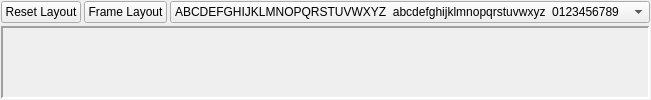
           <widget class="QWidget" name="preview_tab">
            <attribute name="title">
             <string>Preview</string>
            </attribute>
            <layout class="QVBoxLayout" name="verticalLayout_3">
             <property name="spacing">
              <number>3</number>
             </property>
             <property name="margin">
              <number>1</number>
             </property>
             <item>
              <layout class="QHBoxLayout" name="horizontalLayout_2">
               <property name="spacing">
                <number>3</number>
               </property>
               <item>
                <widget class="QPushButton" name="layout_reset_button">
                 <property name="sizePolicy">
                  <sizepolicy hsizetype="Minimum" vsizetype="Fixed">
                   <horstretch>1</horstretch>
                   <verstretch>0</verstretch>
                  </sizepolicy>
                 </property>
                 <property name="focusPolicy">
                  <enum>Qt::ClickFocus</enum>
                 </property>
                 <property name="text">
                  <string>Reset Layout</string>
                 </property>
                </widget>
               </item>
               <item>
                <widget class="QPushButton" name="frame_layout_button">
                 <property name="sizePolicy">
                  <sizepolicy hsizetype="Minimum" vsizetype="Fixed">
                   <horstretch>1</horstretch>
                   <verstretch>0</verstretch>
                  </sizepolicy>
                 </property>
                 <property name="text">
                  <string>Frame Layout</string>
                 </property>
                </widget>
               </item>
               <item>
                <widget class="QComboBox" name="layout_combo">
                 <property name="sizePolicy">
                  <sizepolicy hsizetype="Preferred" vsizetype="Fixed">
                   <horstretch>5</horstretch>
                   <verstretch>0</verstretch>
                  </sizepolicy>
                 </property>
                 <property name="focusPolicy">
                  <enum>Qt::ClickFocus</enum>
                 </property>
                 <property name="frame">
                  <bool>true</bool>
                 </property>
                 <item>
                  <property name="text">
                   <string>ABCDEFGHIJKLMNOPQRSTUVWXYZ  abcdefghijklmnopqrstuvwxyz  0123456789</string>
                  </property>
                 </item>
                 <item>
                  <property name="text">
                   <string>Both fickle dwarves jinx my pig quiz</string>
                  </property>
                 </item>
                 <item>
                  <property name="text">
                   <string>The five boxing wizards jump quickly</string>
                  </property>
                 </item>
                 <item>
                  <property name="text">
                   <string>Fix problem quickly with galvanized jets</string>
                  </property>
                 </item>
                 <item>
                  <property name="text">
                   <string>Cozy sphinx waves quart jug of bad milk</string>
                  </property>
                 </item>
                 <item>
                  <property name="text">
                   <string>The quick brown fox jumps over the lazy dog</string>
                  </property>
                 </item>
                 <item>
                  <property name="text">
                   <string>Pack my red box with five dozen quality jugs</string>
                  </property>
                 </item>
                 <item>
                  <property name="text">
                   <string>Amazingly few discotheques provide jukeboxes</string>
                  </property>
                 </item>
                 <item>
                  <property name="text">
                   <string>Painful zombies quickly watch a jinxed graveyard</string>
                  </property>
                 </item>
                 <item>
                  <property name="text">
                   <string>Jack quietly moved up front and seized the big ball of wax</string>
                  </property>
                 </item>
                </widget>
               </item>
              </layout>
             </item>
             <item>
              <widget class="LayoutArea" name="preview_area">
               <property name="sizePolicy">
                <sizepolicy hsizetype="Expanding" vsizetype="Expanding">
                 <horstretch>0</horstretch>
                 <verstretch>0</verstretch>
                </sizepolicy>
               </property>
               <property name="mouseTracking">
                <bool>true</bool>
               </property>
               <property name="focusPolicy">
                <enum>Qt::WheelFocus</enum>
               </property>
               <property name="frameShape">
                <enum>QFrame::Panel</enum>
               </property>
               <property name="frameShadow">
                <enum>QFrame::Sunken</enum>
               </property>
               <property name="lineWidth">
                <number>2</number>
               </property>
              </widget>
             </item>
            </layout>
           </widget>
